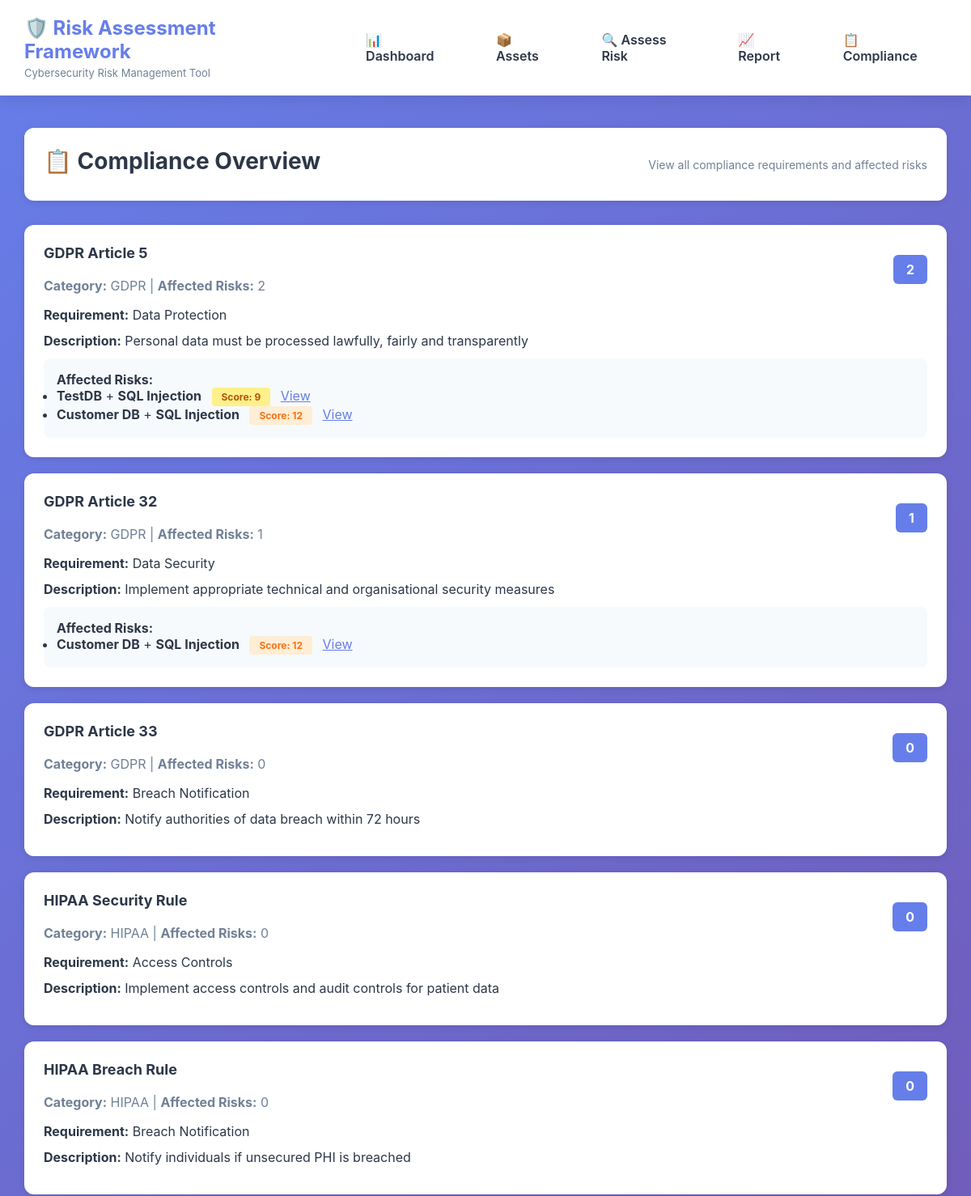
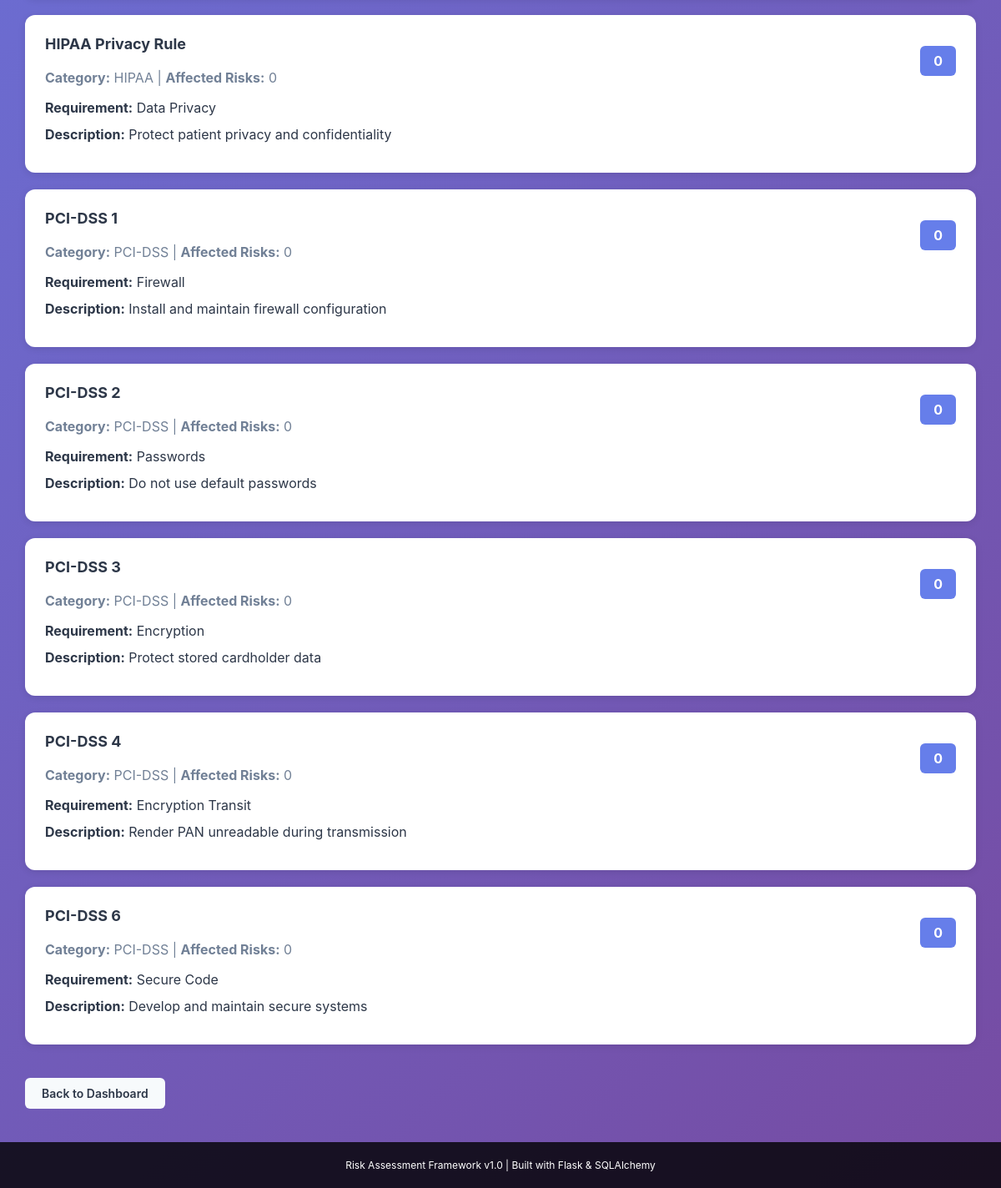
The page /compliance on the database its author committed (2 pictures, top to bottom).
### app.py (models this page shows, shortened)
class Compliance(db.Model):
    id = db.Column(db.Integer, primary_key=True)
    name = db.Column(db.String(100), nullable=False, unique=True)
    description = db.Column(db.Text)
    requirement = db.Column(db.Text)
    category = db.Column(db.String(50), nullable=False)

class AssessmentCompliance(db.Model):
    __tablename__ = 'assessment_compliance'
    id = db.Column(db.Integer, primary_key=True)
    assessment_id = db.Column(db.Integer, db.ForeignKey('assessment.id'), nullable=False)
    compliance_id = db.Column(db.Integer, db.ForeignKey('compliance.id'), nullable=False)
    assessment = db.relationship('Assessment', backref='compliance_reqs')
    compliance = db.relationship('Compliance', backref='assessments')

class Asset(db.Model):
    id = db.Column(db.Integer, primary_key=True)
    name = db.Column(db.String(100), nullable=False, unique=True)
    description = db.Column(db.Text)
    asset_type = db.Column(db.String(50), nullable=False)
    criticality = db.Column(db.String(20), default='medium')
    owner = db.Column(db.String(100))
    created_at = db.Column(db.DateTime, default=datetime.utcnow)
    assessments = db.relationship('Assessment', backref='asset', lazy=True, cascade='all, delete-orphan')

class Threat(db.Model):
    id = db.Column(db.Integer, primary_key=True)
    name = db.Column(db.String(100), nullable=False, unique=True)
    description = db.Column(db.Text)
    category = db.Column(db.String(50), nullable=False)

class Assessment(db.Model):
    id = db.Column(db.Integer, primary_key=True)
    asset_id = db.Column(db.Integer, db.ForeignKey('asset.id'), nullable=False)
    threat_id = db.Column(db.Integer, db.ForeignKey('threat.id'), nullable=False)
    likelihood = db.Column(db.Integer, nullable=False)  # 1-5
    impact = db.Column(db.Integer, nullable=False)      # 1-5
    risk_score = db.Column(db.Integer)                  # Calculated
    risk_level = db.Column(db.String(20))               # Critical, High, Medium, Low
    remediation_plan = db.Column(db.Text)
    remediation_status = db.Column(db.String(20), default='not_started')
    created_at = db.Column(db.DateTime, default=datetime.utcnow)
    threat = db.relationship('Threat', backref='assessments')

### app.py (the view)
@app.route('/compliance')
def compliance_overview():
    compliances = Compliance.query.all()
    compliance_data = []
    for comp in compliances:
        affected_assessments = AssessmentCompliance.query.filter_by(compliance_id=comp.id).all()
        compliance_data.append({
            'compliance': comp,
            'risk_count': len(affected_assessments),
            'risks': [ac for ac in affected_assessments]
        })
    return render_template('compliance_overview.html', compliance_data=compliance_data)

### templates/compliance_overview.html (shortened to what this page needs)
{% extends "base.html" %}
{% block content %}
<div class="page-header">
    <h2>📋 Compliance Overview</h2>
    <p>View all compliance requirements and affected risks</p>
</div>
{% if compliance_data %}
    {% for item in compliance_data %}
        <div class="card">
            <div style="display: flex; justify-content: space-between; align-items: center; margin-bottom: 16px;">
                <div>
                    <h3>{{ item.compliance.name }}</h3>
                    <p style="color: #718096; margin: 0;">
                        <strong>Category:</strong> {{ item.compliance.category }} |
                        <strong>Affected Risks:</strong> {{ item.risk_count }}
                    </p>
                </div>
                <span style="background: #667eea; color: white; padding: 8px 16px; border-radius: 6px; font-weight: bold;">
                    {{ item.risk_count }}
                </span>
            </div>
            <p style="margin-bottom: 12px;"><strong>Requirement:</strong> {{ item.compliance.requirement }}</p>
            <p style="margin-bottom: 12px;"><strong>Description:</strong> {{ item.compliance.description }}</p>
            {% if item.risks %}
                <div style="background: #f7fafc; padding: 16px; border-radius: 8px; margin-top: 12px;">
                    <h4 style="margin-top: 0;">Affected Risks:</h4>
                    <ul style="margin: 0;">
                        {% for ac in item.risks %}
                            <li>
                                <strong>{{ ac.assessment.asset.name }}</strong> + <strong>{{ ac.assessment.threat.name }}</strong>
                                <span class="badge badge-{{ ac.assessment.risk_level }}" style="margin-left: 8px;">
                                    Score: {{ ac.assessment.risk_score }}
                                </span>
                                <a href="{{ url_for('assessment_compliance', assessment_id=ac.assessment.id) }}"
                                   style="margin-left: 8px; color: #667eea;">View</a>
                            </li>
                        {% endfor %}
                    </ul>
                </div>
            {% endif %}
        </div>
    {% endfor %}
{% else %}
    <div class="empty-state">
        <p>No compliance data available. Create some risk assessments first!</p>
    </div>
{% endif %}
<a href="{{ url_for('index') }}" class="btn btn-secondary" style="margin-top: 20px;">Back to Dashboard</a>
{% endblock %}

### static/style.css (style rules this page uses)
* { margin: 0; padding: 0; box-sizing: border-box; }
:root { --primary: #667eea; --secondary: #764ba2; --danger: #f56565; --success: #48bb78; --warning: #ed8936; --critical: #dc2626; --high: #f97316; --medium: #eab308; --low: #22c55e; --text: #2d3748; --border: #e2e8f0; --light-bg: #f7fafc; }
body { font-family: -apple-system, BlinkMacSystemFont, 'Segoe UI', Roboto, Oxygen, Ubuntu, sans-serif; color: var(--text); background: linear-gradient(135deg, var(--primary) 0%, var(--secondary) 100%); min-height: 100vh; display: flex; flex-direction: column; }
.page-header { background: white; padding: 24px; border-radius: 12px; margin-bottom: 30px; box-shadow: 0 2px 8px rgba(0, 0, 0, 0.1); display: flex; justify-content: space-between; align-items: center; gap: 20px; }
.page-header h2 { font-size: 28px; margin-bottom: 8px; }
.page-header p { color: #718096; font-size: 14px; }
.card { background: white; border-radius: 12px; padding: 24px; margin-bottom: 20px; box-shadow: 0 2px 8px rgba(0, 0, 0, 0.1); }
.card h3 { margin-bottom: 20px; font-size: 18px; color: var(--text); }
.badge { display: inline-block; padding: 4px 12px; border-radius: 4px; font-size: 12px; font-weight: 700; white-space: nowrap; }
.badge-high { background: #ffedd5; color: var(--high); }
.badge-medium { background: #fef08a; color: #b45309; }
.btn { display: inline-block; padding: 10px 20px; border: none; border-radius: 6px; font-weight: 600; font-size: 14px; cursor: pointer; transition: all 0.3s ease; text-decoration: none; text-align: center; }
.btn-secondary { background: var(--light-bg); color: var(--text); }

### rows shown on the page
Compliance: compliance.name "GDPR Article 5", compliance.category "GDPR", compliance.requirement "Data Protection", compliance.description "Personal data must be processed lawfully, fairly and transparently"
AssessmentCompliance: assessment.asset.name "TestDB", assessment.threat.name "SQL Injection", assessment.risk_score "9"
AssessmentCompliance: assessment.asset.name "Customer DB", assessment.threat.name "SQL Injection", assessment.risk_score "12"
Compliance: compliance.name "GDPR Article 32", compliance.category "GDPR", compliance.requirement "Data Security", compliance.description "Implement appropriate technical and organisational security measures"
AssessmentCompliance: assessment.asset.name "Customer DB", assessment.threat.name "SQL Injection", assessment.risk_score "12"
Compliance: compliance.name "GDPR Article 33", compliance.category "GDPR", compliance.requirement "Breach Notification", compliance.description "Notify authorities of data breach within 72 hours"
Compliance: compliance.name "HIPAA Security Rule", compliance.category "HIPAA", compliance.requirement "Access Controls", compliance.description "Implement access controls and audit controls for patient data"
Compliance: compliance.name "HIPAA Breach Rule", compliance.category "HIPAA", compliance.requirement "Breach Notification", compliance.description "Notify individuals if unsecured PHI is breached"
Compliance: compliance.name "HIPAA Privacy Rule", compliance.category "HIPAA", compliance.requirement "Data Privacy", compliance.description "Protect patient privacy and confidentiality"
Compliance: compliance.name "PCI-DSS 1", compliance.category "PCI-DSS", compliance.requirement "Firewall", compliance.description "Install and maintain firewall configuration"
Compliance: compliance.name "PCI-DSS 2", compliance.category "PCI-DSS", compliance.requirement "Passwords", compliance.description "Do not use default passwords"
Compliance: compliance.name "PCI-DSS 3", compliance.category "PCI-DSS", compliance.requirement "Encryption", compliance.description "Protect stored cardholder data"
Compliance: compliance.name "PCI-DSS 4", compliance.category "PCI-DSS", compliance.requirement "Encryption Transit", compliance.description "Render PAN unreadable during transmission"
Compliance: compliance.name "PCI-DSS 6", compliance.category "PCI-DSS", compliance.requirement "Secure Code", compliance.description "Develop and maintain secure systems"

### other values the page prints
{{ item.risk_count }} "2" "1" "0" "0" "0" "0" "0" "0" "0" "0" "0"
